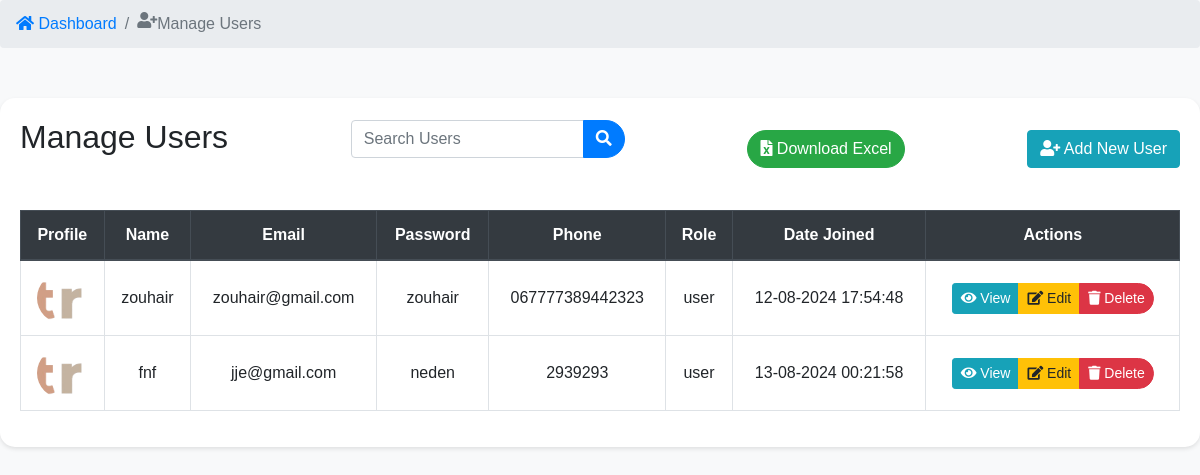
Page /manage_users.php (signed in) on the committed database.
### tables this page shows
CREATE TABLE `users` (
  `user_id` int(11) NOT NULL,
  `name` varchar(255) DEFAULT NULL,
  `email` varchar(255) DEFAULT NULL,
  `password` varchar(255) DEFAULT NULL,
  `role` varchar(50) DEFAULT NULL,
  `image` varchar(255) DEFAULT NULL,
  `phone` varchar(20) DEFAULT NULL,
  `created_at` timestamp NOT NULL DEFAULT CURRENT_TIMESTAMP
);

### manage_users.php (the view, shortened to what this page needs)
<?php
include 'config.php';
if ($_SERVER['REQUEST_METHOD'] == 'POST') {
    if ($_POST['csrf_token'] !== $_SESSION['csrf_token']) {
        $error_message = 'Invalid CSRF token.';
    } else {
        $search_query = trim($_POST['search_query']);
        $search_query = "%" . $search_query . "%";
        $users = $conn->prepare("SELECT user_id, name, email, password, role, phone, image, created_at FROM users WHERE role = 'user' AND (LOWER(name) LIKE LOWER(?) OR LOWER(email) LIKE LOWER(?))");
        $users->bind_param("ss", $search_query, $search_query);
        $users->execute();
        $users_result = $users->get_result();
    }
} else {
    $users_result = $conn->query("SELECT user_id, name, email, password, role, phone, image, created_at FROM users WHERE role = 'user'");
}
?>
<!DOCTYPE html>
<html lang="en">
<head>
    <link rel="stylesheet" href="https://maxcdn.bootstrapcdn.com/bootstrap/4.5.2/css/bootstrap.min.css">
    <link rel="stylesheet" href="https://cdnjs.cloudflare.com/ajax/libs/font-awesome/5.15.4/css/all.min.css">
</head>
<body>
<nav aria-label="breadcrumb" style="text-align: center;">
  <ol class="breadcrumb">
    <li class="breadcrumb-item">
      <a href="admin_dashboard.php">
        <i class="fas fa-home"></i> Dashboard
      </a>
    </li>
    <li class="breadcrumb-item active" aria-current="page">
      <i class="fas fa-user-plus"></i> Manage Users
    </li>
  </ol>
</nav>
<div class="main-container">
    <div class="d-flex justify-content-between align-items-center mb-4">
        <h2 class="text-center mb-4">Manage Users</h2>
        <form class="form-inline search-bar" action="manage_users.php" method="post">
            <div class="input-group">
                <input type="text" class="form-control" name="search_query" placeholder="Search Users" value="<?php echo isset($search_query) ? htmlspecialchars($search_query) : ''; ?>">
                <div class="input-group-append">
                    <button class="btn btn-primary" type="submit"><i class="fas fa-search"></i></button>
                </div>
            </div>
        </form>
        <a href="export_users.php" class="btn btn-success"><i class="fas fa-file-excel"></i> Download Excel</a>
        <button class="btn btn-info" data-toggle="modal" data-target="#addUserModal"><i class="fas fa-user-plus"></i> Add New User</button>
    </div>
    <div class="table-container">
        <table class="table table-hover table-bordered">
            <thead class="thead-dark">
                <tr>
                    <th>Profile</th>
                    <th>Name</th>
                    <th>Email</th>
                    <th>Password</th>
                    <th>Phone</th>
                    <th>Role</th>
                    <th>Date Joined</th>
                    <th>Actions</th>
                </tr>
            </thead>
            <tbody>
                <?php if (isset($users_result) && $users_result->num_rows > 0): ?>
                    <?php while ($user = $users_result->fetch_assoc()): ?>
                        <tr>
                            <td><img src="<?php echo htmlspecialchars($user['image'] ?? 'uploads/default.png'); ?>" class="profile-image" alt="Profile Image"></td>
                            <td><?php echo htmlspecialchars($user['name']); ?></td>
                            <td><?php echo htmlspecialchars($user['email']); ?></td>
                            <td><?php echo htmlspecialchars($user['password']); ?></td>
                            <td><?php echo htmlspecialchars($user['phone']); ?></td>
                            <td><?php echo htmlspecialchars($user['role']); ?></td>
                            <td><?php echo date('d-m-Y H:i:s', strtotime($user['created_at'])); ?></td>
                            <td>
                                <div class="btn-group">
                                    <button class="btn btn-info btn-sm" data-toggle="modal" data-target="#viewUserModal<?php echo $user['user_id']; ?>"><i class="fas fa-eye"></i> View</button>
                                    <button class="btn btn-warning btn-sm" data-toggle="modal" data-target="#editUserModal<?php echo $user['user_id']; ?>"><i class="fas fa-edit"></i> Edit</button>
                                    <button class="btn btn-danger btn-sm" data-toggle="modal" data-target="#deleteUserModal<?php echo $user['user_id']; ?>"><i class="fas fa-trash"></i> Delete</button>
                                </div>
                            </td>
                        </tr>
                    <?php endwhile; ?>
                <?php else: ?>
                    <tr><td colspan="8">No users found.</td></tr>
                <?php endif; ?>
            </tbody>
        </table>
    </div>
</div>
</body>
</html>

### manage_users.php (style rules this page uses)
body { font-family: Arial, sans-serif; background-color: #f8f9fa; }
.main-container { max-width: 1200px; margin: 50px auto; padding: 20px; background-color: #ffffff; border-radius: 15px; box-shadow: 0 2px 4px rgba(0,0,0,0.1); }
.btn-primary, .btn-success, .btn-warning, .btn-danger { border-radius: 20px; }
.table-container { margin-top: 30px; }
.table th, .table td { vertical-align: middle; text-align: center; }
.profile-image { width: 50px; height: 50px; object-fit: cover; border-radius: 50%; }
.search-bar { margin-bottom: 20px; }

### rows in the picture
users: image (picture), name "zouhair", email "zouhair@gmail.com", password "zouhair", phone "067777389442323", role "user", created_at "12-08-2024 17:54:48"
users: image (picture), name "fnf", email "jje@gmail.com", password "neden", phone "2939293", role "user", created_at "13-08-2024 00:21:58"
